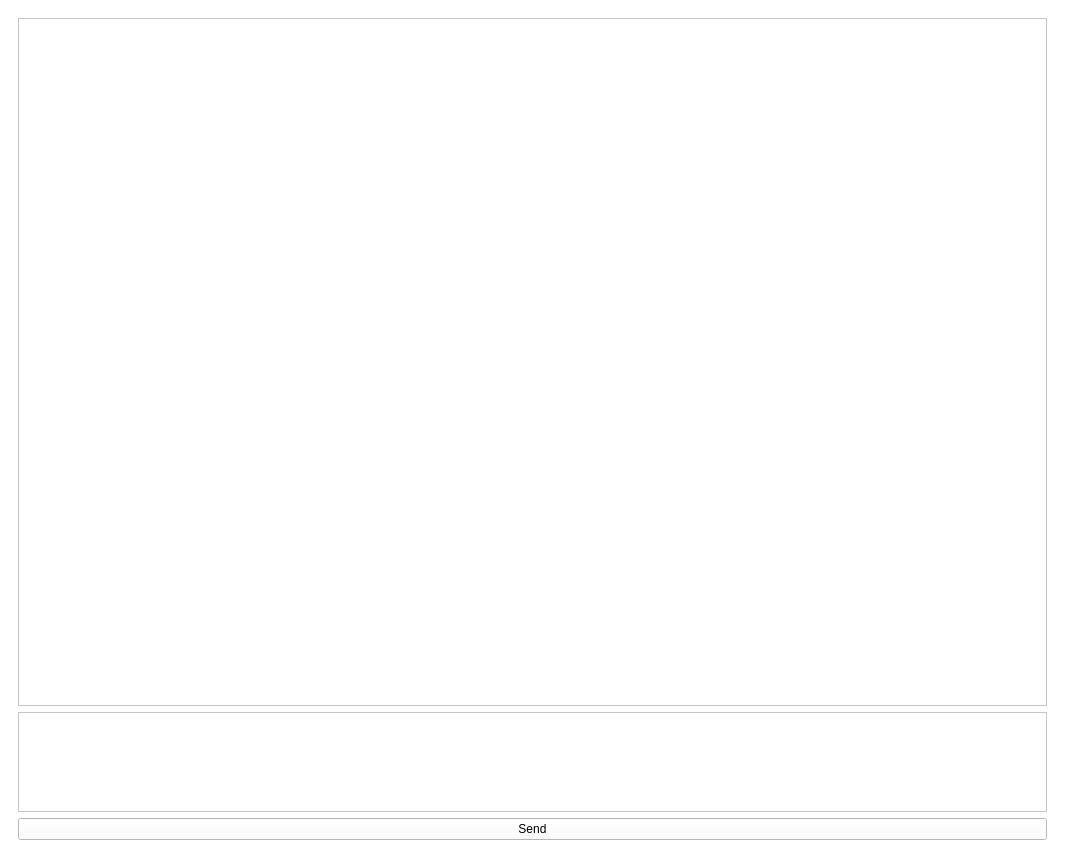
<?xml version="1.0" encoding="UTF-8"?>
<ui version="4.0">
 <class>MainWindow</class>
 <widget class="QMainWindow" name="MainWindow">
  <property name="geometry">
   <rect>
    <x>0</x>
    <y>0</y>
    <width>1065</width>
    <height>858</height>
   </rect>
  </property>
  <property name="windowTitle">
   <string>MainWindow</string>
  </property>
  <property name="styleSheet">
   <string notr="true">background-color: rgb(255, 255, 255);</string>
  </property>
  <widget class="QWidget" name="centralwidget">
   <layout class="QHBoxLayout" name="horizontalLayout">
    <item>
     <widget class="QWidget" name="widget" native="true">
      <property name="styleSheet">
       <string notr="true"/>
      </property>
      <layout class="QVBoxLayout" name="verticalLayout_2">
       <item>
        <widget class="QScrollArea" name="scrollArea">
         <property name="sizePolicy">
          <sizepolicy hsizetype="Minimum" vsizetype="Expanding">
           <horstretch>0</horstretch>
           <verstretch>0</verstretch>
          </sizepolicy>
         </property>
         <property name="widgetResizable">
          <bool>true</bool>
         </property>
         <widget class="QWidget" name="scrollAreaWidgetContents">
          <property name="geometry">
           <rect>
            <x>0</x>
            <y>0</y>
            <width>1027</width>
            <height>681</height>
           </rect>
          </property>
          <property name="styleSheet">
           <string notr="true">background-color: white;</string>
          </property>
          <layout class="QVBoxLayout" name="verticalLayout">
           <item>
            <spacer name="verticalSpacer">
             <property name="orientation">
              <enum>Qt::Vertical</enum>
             </property>
             <property name="sizeHint" stdset="0">
              <size>
               <width>20</width>
               <height>40</height>
              </size>
             </property>
            </spacer>
           </item>
          </layout>
         </widget>
        </widget>
       </item>
       <item>
        <widget class="QTextEdit" name="inputTextEdit">
         <property name="sizePolicy">
          <sizepolicy hsizetype="Preferred" vsizetype="Maximum">
           <horstretch>0</horstretch>
           <verstretch>0</verstretch>
          </sizepolicy>
         </property>
         <property name="minimumSize">
          <size>
           <width>0</width>
           <height>100</height>
          </size>
         </property>
         <property name="maximumSize">
          <size>
           <width>16777215</width>
           <height>100</height>
          </size>
         </property>
         <property name="baseSize">
          <size>
           <width>0</width>
           <height>10</height>
          </size>
         </property>
        </widget>
       </item>
       <item>
        <widget class="QPushButton" name="sendButton">
         <property name="text">
          <string>Send</string>
         </property>
        </widget>
       </item>
      </layout>
     </widget>
    </item>
   </layout>
  </widget>
 </widget>
 <resources/>
 <connections/>
</ui>
